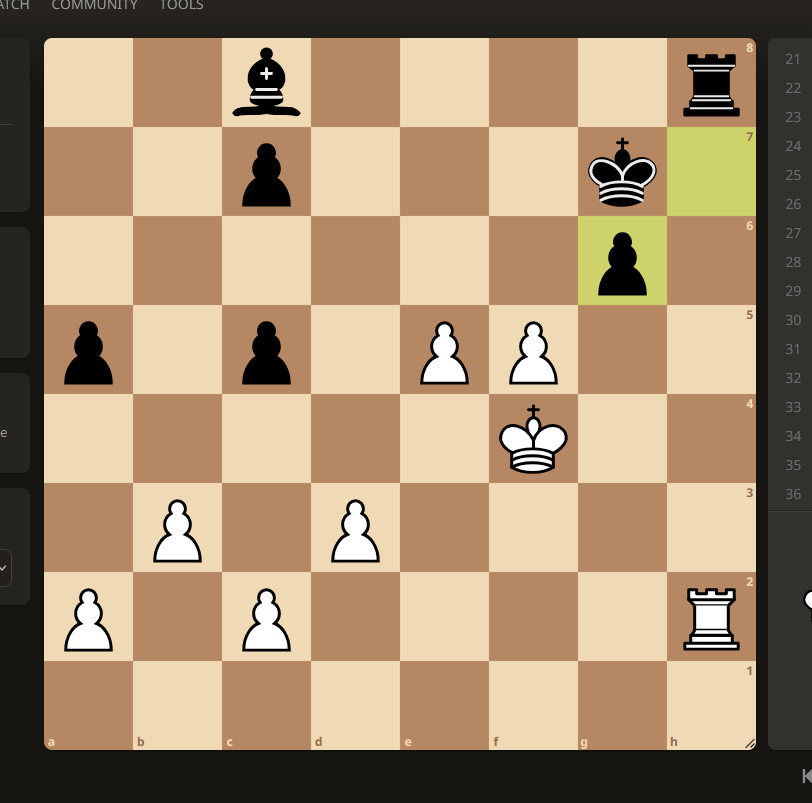
#> input picture images/chessboard.png, 812 x 803 px
$ python -i chessboard_finder.py   (imports and definitions only)
#> lines starting #> are read from the running program, lines starting #| are printed output that depends on the picture; after the words box and inside, x2 and y2 are one past the last pixel; in counts of white or black regions, pixels touching at a corner belong together
import numpy as np
import PIL.Image


def nonmax_suppress_1d(arr, winsize=5):
    _arr = arr.copy()
    for i in range(_arr.size):
        left_neighborhood = arr[max(0, i - winsize) : i] if i > 0 else 0
        right_neighborhood = (
            arr[i + 1 : min(arr.size - 1, i + winsize)] if i < _arr.size - 2 else 0
        )
        if arr[i] < np.max(left_neighborhood) or arr[i] <= np.max(right_neighborhood):
            _arr[i] = 0
    return _arr


def findChessboardCorners(img_arr_gray, noise_threshold=8000):
    gx, gy = np.gradient(img_arr_gray)
    gx_pos = gx.copy()
    gx_pos[gx_pos < 0] = 0
    gx_neg = -gx.copy()
    gx_neg[gx_neg < 0] = 0

    gy_pos = gy.copy()
    gy_pos[gy_pos < 0] = 0
    gy_neg = -gy.copy()
    gy_neg[gy_neg < 0] = 0

    hough_gx = gx_pos.sum(axis=1) * gx_neg.sum(axis=1)
    hough_gy = gy_pos.sum(axis=0) * gy_neg.sum(axis=0)

    if (
        min(hough_gx.std() / hough_gx.size, hough_gy.std() / hough_gy.size)
        < noise_threshold
    ):
        return None

    hough_gx = nonmax_suppress_1d(hough_gx) / hough_gx.max()
    hough_gy = nonmax_suppress_1d(hough_gy) / hough_gy.max()

    hough_gx[hough_gx < 0.2] = 0
    hough_gy[hough_gy < 0.2] = 0

    pot_lines_x = np.where(hough_gx)[0]
    pot_lines_y = np.where(hough_gy)[0]
    pot_lines_x_vals = hough_gx[pot_lines_x]
    pot_lines_y_vals = hough_gy[pot_lines_y]

    seqs_x = getAllSequences(pot_lines_x)
    seqs_y = getAllSequences(pot_lines_y)

    if len(seqs_x) == 0 or len(seqs_y) == 0:
        return None

    seqs_x_vals = [pot_lines_x_vals[[v in seq for v in pot_lines_x]] for seq in seqs_x]
    seqs_y_vals = [pot_lines_y_vals[[v in seq for v in pot_lines_y]] for seq in seqs_y]

    for i in range(len(seqs_x)):
        seq = seqs_x[i]
        seq_val = seqs_x_vals[i]

        if len(seq) > 9:
            while len(seq) > 7:
                if seq_val[0] > seq_val[-1]:
                    seq = seq[:-1]
                    seq_val = seq_val[:-1]
                else:
                    seq = seq[1:]
                    seq_val = seq_val[1:]

        seqs_x[i] = seq
        seqs_x_vals[i] = seq_val

    for i in range(len(seqs_y)):
        seq = seqs_y[i]
        seq_val = seqs_y_vals[i]

        while len(seq) > 9:
            if seq_val[0] > seq_val[-1]:
                seq = seq[:-1]
                seq_val = seq_val[:-1]
            else:
                seq = seq[1:]
                seq_val = seq_val[1:]

        seqs_y[i] = seq
        seqs_y_vals[i] = seq_val

    scores_x = np.array([np.mean(v) for v in seqs_x_vals])
    scores_y = np.array([np.mean(v) for v in seqs_y_vals])

    best_seq_x = seqs_x[scores_x.argmax()]
    best_seq_y = seqs_y[scores_y.argmax()]

    sub_seqs_x = [best_seq_x[k : k + 7] for k in range(len(best_seq_x) - 7 + 1)]
    sub_seqs_y = [best_seq_y[k : k + 7] for k in range(len(best_seq_y) - 7 + 1)]

    dx = np.median(np.diff(best_seq_x))
    dy = np.median(np.diff(best_seq_y))
    corners = np.zeros(4, dtype=int)

    corners[0] = int(best_seq_y[0] - dy)
    corners[1] = int(best_seq_x[0] - dx)
    corners[2] = int(best_seq_y[-1] + dy)
    corners[3] = int(best_seq_x[-1] + dx)

    gray_img_crop = PIL.Image.fromarray(img_arr_gray).crop(corners)

    k = 8
    quad = np.ones([k, k])
    kernel = np.vstack([np.hstack([quad, -quad]), np.hstack([-quad, quad])])
    kernel = np.tile(kernel, (4, 4))
    kernel = kernel / np.linalg.norm(kernel)

    k = 0
    final_corners = None
    best_score = None

    for i in range(len(sub_seqs_x)):
        for j in range(len(sub_seqs_y)):
            k = k + 1

            sub_corners = np.array(
                [
                    sub_seqs_y[j][0] - corners[0] - dy,
                    sub_seqs_x[i][0] - corners[1] - dx,
                    sub_seqs_y[j][-1] - corners[0] + dy,
                    sub_seqs_x[i][-1] - corners[1] + dx,
                ],
                dtype=int,
            )

            this_score = 0

            if (
                sub_corners[0] > 0
                and sub_corners[1] > 0
                and sub_corners[2] < np.min(gray_img_crop.size)
                and sub_corners[3] < np.min(gray_img_crop.size)
            ):
                this_score = 100
            else:
                this_score = -10

            if (best_score is None) or (this_score > best_score):
                best_score = this_score
                final_corners = (
                    corners[0] + sub_corners[0],
                    corners[1] + sub_corners[1],
                    corners[0] + sub_corners[2],
                    corners[1] + sub_corners[3],
                )
    return final_corners


def getAllSequences(seq, min_seq_len=7, err_px=5):
    seqs = []
    for i in range(seq.size - 1):
        for j in range(i + 1, seq.size):
            d = seq[j] - seq[i]
            if d < err_px or d > 100:
                continue

            s = [seq[i], seq[j]]
            n = s[-1] + d
            while np.abs((seq - n)).min() < err_px:
                n = seq[np.abs((seq - n)).argmin()]
                s.append(n)
                n = s[-1] + d

            if len(s) >= min_seq_len:
                s = np.array(s)
                seqs.append(s)
    return seqs


def getChessTilesColor(img, corners):
    if img.ndim != 3 or img.shape[2] != 3:
        print("Need RGB color image input")
        return None
    height, width, _ = img.shape

    padl_x = max(0, -corners[0])
    padl_y = max(0, -corners[1])
    padr_x = max(0, corners[2] - width)
    padr_y = max(0, corners[3] - height)

    img_padded = np.pad(img, ((padl_y, padr_y), (padl_x, padr_x), (0, 0)), mode="edge")

    chessboard_img = img_padded[
        (padl_y + corners[1]) : (padl_y + corners[3]),
        (padl_x + corners[0]) : (padl_x + corners[2]),
        :,
    ]

    chessboard_img_resized = (
        np.asarray(
            PIL.Image.fromarray(chessboard_img).resize([256, 256], PIL.Image.BILINEAR),
            dtype=np.float32,
        )
        / 255.0
    )

    tiles = np.zeros([32, 32, 3 * 64], dtype=np.float32)
    for rank in range(8):
        for file in range(8):
            tiles[:, :, 3 * (rank * 8 + file) : 3 * (rank * 8 + file + 1)] = (
                chessboard_img_resized[
                    (7 - rank) * 32 : ((7 - rank) + 1) * 32, file * 32 : (file + 1) * 32
                ]
            )

    return tiles


def getChessBoardGray(img, corners):
    height, width = img.shape

    padl_x = max(0, -corners[0])
    padl_y = max(0, -corners[1])
    padr_x = max(0, corners[2] - width)
    padr_y = max(0, corners[3] - height)

    img_padded = np.pad(img, ((padl_y, padr_y), (padl_x, padr_x)), mode="edge")

    chessboard_img = img_padded[
        (padl_y + corners[1]) : (padl_y + corners[3]),
        (padl_x + corners[0]) : (padl_x + corners[2]),
    ]

    chessboard_img_resized = (
        np.asarray(
            PIL.Image.fromarray(chessboard_img).resize([256, 256], PIL.Image.BILINEAR),
            dtype=np.uint8,
        )
        / 255.0
    )
    return chessboard_img_resized


def getChessTilesGray(img, corners):
    chessboard_img_resized = getChessBoardGray(img, corners)
    return getTiles(chessboard_img_resized)


def getTiles(processed_gray_img):
    tiles = np.zeros([32, 32, 64], dtype=np.float32)
    for rank in range(8):
        for file in range(8):
            tiles[:, :, (rank * 8 + file)] = processed_gray_img[
                (7 - rank) * 32 : ((7 - rank) + 1) * 32, file * 32 : (file + 1) * 32
            ]

    return tiles


def findGrayscaleTilesInImage(img):
    if img is None:
        return None, None

    img_arr = np.asarray(img.convert("L"), dtype=np.float32)

    corners = findChessboardCorners(img_arr)
    if corners is None:
        return None, None

    tiles = getChessTilesGray(img_arr, corners)

    return tiles, corners

>>> from PIL import Image
>>> picture = Image.open('../images/chessboard.png')
#> picture is the input picture: PIL image 812x803 RGBA; mean R, G, B, A 165.1, 140.7, 111.9, 255
>>> result = findGrayscaleTilesInImage(picture)
#> in findGrayscaleTilesInImage, `img_arr = np.asarray(img.convert("L"), dtype=np.float32)`:
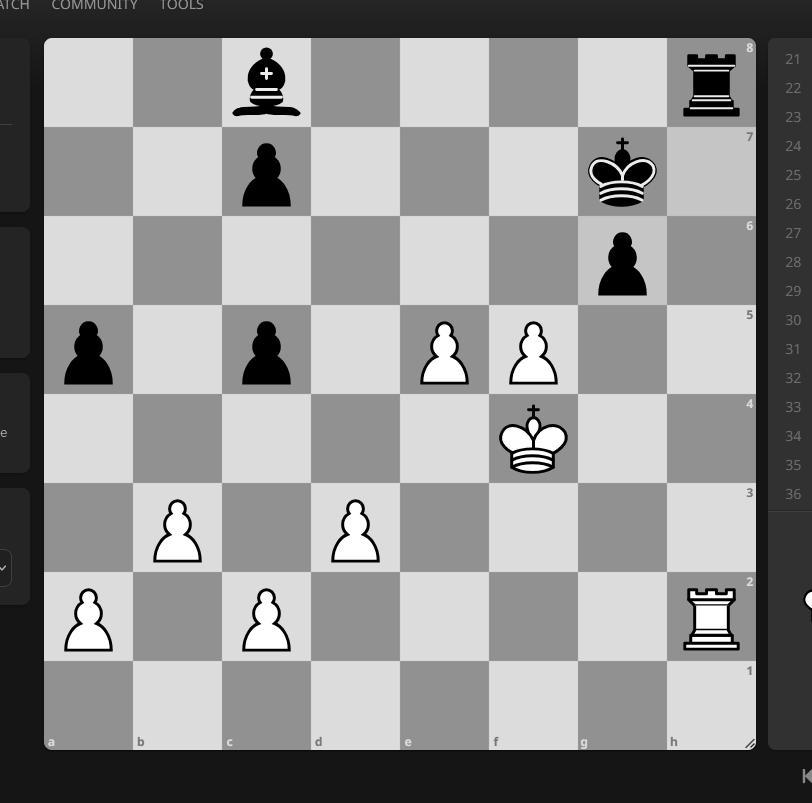
#> img_arr: shape (803, 812) float32; min 0, max 255, mean 144.7
#> in findChessboardCorners, `gx, gy = np.gradient(img_arr_gray)`:
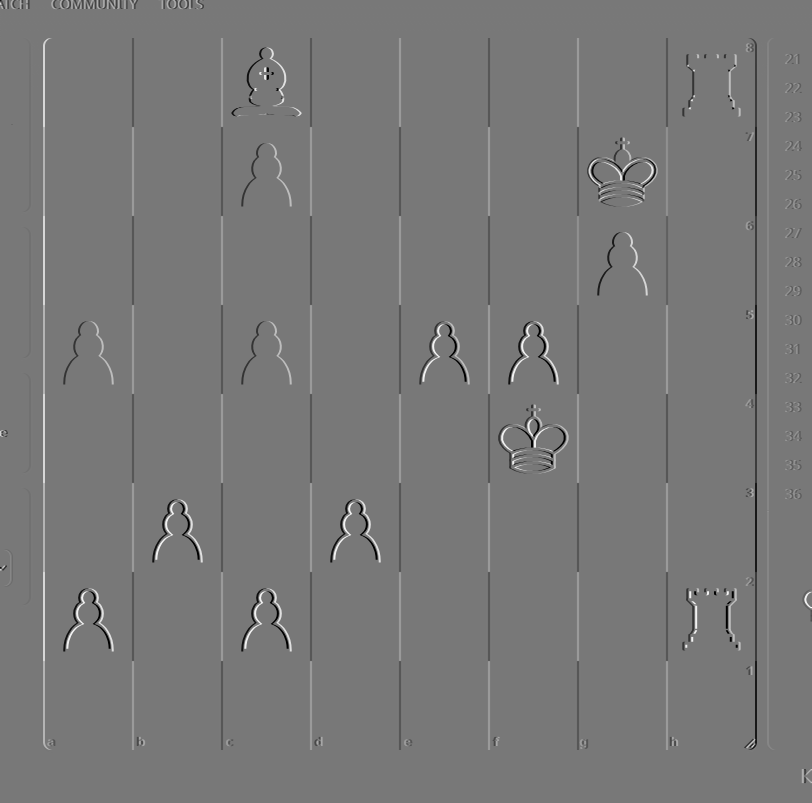
#> gy: shape (803, 812) float32; min -127.5, max 142, mean 0; drawn with min black and max white
#> in findChessboardCorners, `gx_pos[gx_pos < 0] = 0`:
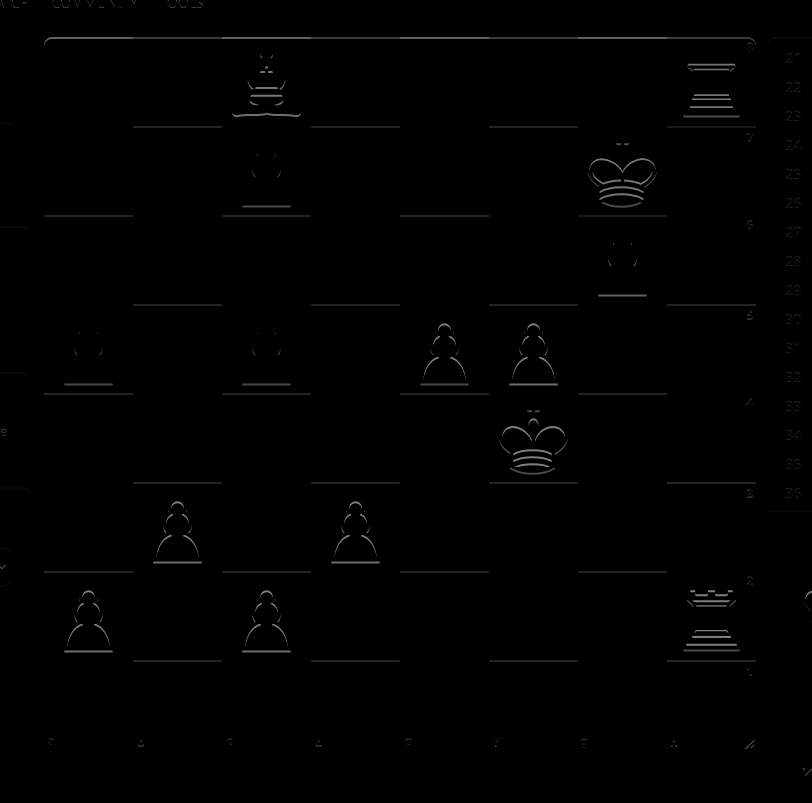
#> gx_pos: shape (803, 812) float32; min 0, max 127.5, mean 1.2
#> in findChessboardCorners, `gx_neg[gx_neg < 0] = 0`: gx_neg: shape (803, 812) float32; min 0, max 127.5, mean 1.3
#> in findChessboardCorners, `gy_pos[gy_pos < 0] = 0`:
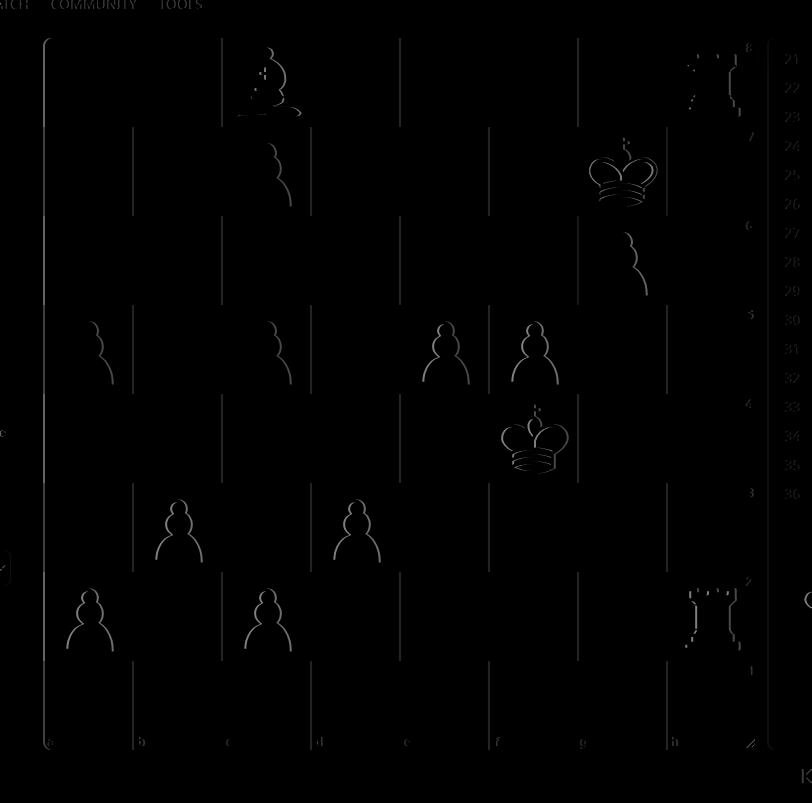
#> gy_pos: shape (803, 812) float32; 4.59% of pixels changed, all inside (x1, y1, x2, y2) = (0, 0, 812, 784)
#> in findChessboardCorners, `gy_neg[gy_neg < 0] = 0`:
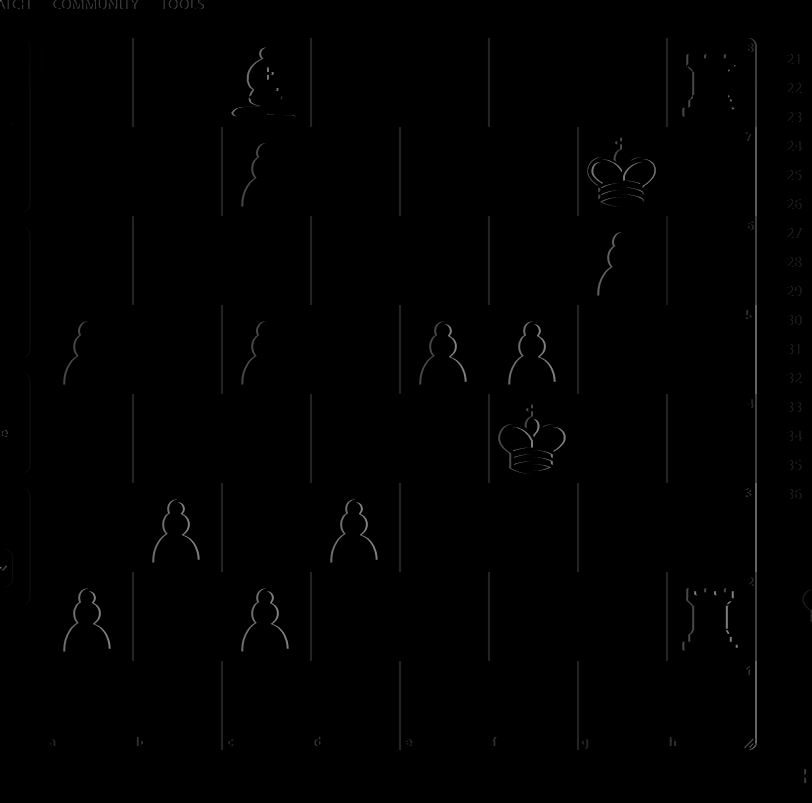
#> gy_neg: shape (803, 812) float32; min 0, max 127.5, mean 1.1
#> in findChessboardCorners, `hough_gx = gx_pos.sum(axis=1) * gx_neg.sum(axis=1)`: hough_gx = 803 values, max 159794128 at index 571, min 0 at index 9, mean 3160721.2
#> in findChessboardCorners, `hough_gy = gy_pos.sum(axis=0) * gy_neg.sum(axis=0)`: hough_gy = 812 values, max 164242368 at index 132, min 0 at index 127, mean 2995534.8
#> the loop in nonmax_suppress_1d, `for i in range(_arr.size):` made 803 passes
#> (left_neighborhood, right_neighborhood) on passes 1 to 3: (0, [791332, 768442.5, 457753, 380764.5]), ([1435580], [768442.5, 457753, 380764.5, 511689.8]), ([1435580, 791332], [457753, 380764.5, 511689.8, 954456.8])
#> in findChessboardCorners, `hough_gx = nonmax_suppress_1d(hough_gx) / hough_gx.max()`: hough_gx = 803 values, max 1 at index 571, min 0 at index 1, mean 0.00934
#> the loop in nonmax_suppress_1d (call 2), `for i in range(_arr.size):` made 812 passes
#> (left_neighborhood, right_neighborhood) on passes 1 to 3: (0, [95410, 169736.5, 68643, 61491]), ([287712], [169736.5, 68643, 61491, 88653.5]), ([287712, 95410], [68643, 61491, 88653.5, 173090])
#> in findChessboardCorners, `hough_gy = nonmax_suppress_1d(hough_gy) / hough_gy.max()`: hough_gy = 812 values, max 1 at index 132, min 0 at index 1, mean 0.0085
#> in findChessboardCorners, `pot_lines_x = np.where(hough_gx)[0]`: pot_lines_x = [126, 215, 305, 394, 483, 571, 661]
#> in findChessboardCorners, `pot_lines_y = np.where(hough_gy)[0]`: pot_lines_y = [132, 221, 311, 400, 488, 577, 666]
#> in findChessboardCorners, `pot_lines_x_vals = hough_gx[pot_lines_x]`: pot_lines_x_vals = [0.922, 0.845, 0.922, 0.996, 0.996, 1, 0.996]
#> in findChessboardCorners, `pot_lines_y_vals = hough_gy[pot_lines_y]`: pot_lines_y_vals = [1, 0.969, 0.969, 0.969, 0.969, 0.897, 0.821]
#> after the loop in getAllSequences, `for i in range(seq.size - 1):`: seqs = [[126, 215, 305, 394, 483, 571, 661]]
#> in findChessboardCorners, `seqs_y = getAllSequences(pot_lines_y)`: seqs_y = [[132, 221, 311, 400, 488, 577, 666]]
#> in findChessboardCorners, `seqs_x_vals = [pot_lines_x_vals[[v in seq for v in pot_lines_x]] for s..`: seqs_x_vals = [[0.922, 0.845, 0.922, 0.996, 0.996, 1, 0.996]]
#> in findChessboardCorners, `seqs_y_vals = [pot_lines_y_vals[[v in seq for v in pot_lines_y]] for s..`: seqs_y_vals = [[1, 0.969, 0.969, 0.969, 0.969, 0.897, 0.821]]
#> the loop in findChessboardCorners, `for i in range(len(seqs_x)):` made 1 pass
#> the loop in findChessboardCorners, `for i in range(len(seqs_y)):` made 1 pass
#> in findChessboardCorners, `scores_x = np.array([np.mean(v) for v in seqs_x_vals])`: scores_x = [0.954]
#> in findChessboardCorners, `scores_y = np.array([np.mean(v) for v in seqs_y_vals])`: scores_y = [0.942]
#> in findChessboardCorners, `best_seq_x = seqs_x[scores_x.argmax()]`: best_seq_x = [126, 215, 305, 394, 483, 571, 661]
#> in findChessboardCorners, `best_seq_y = seqs_y[scores_y.argmax()]`: best_seq_y = [132, 221, 311, 400, 488, 577, 666]
#> in findChessboardCorners, `sub_seqs_x = [best_seq_x[k : k + 7] for k in range(len(best_seq_x) - 7..`: sub_seqs_x = [[126, 215, 305, 394, 483, 571, 661]]
#> in findChessboardCorners, `sub_seqs_y = [best_seq_y[k : k + 7] for k in range(len(best_seq_y) - 7..`: sub_seqs_y = [[132, 221, 311, 400, 488, 577, 666]]
#> in findChessboardCorners, `dx = np.median(np.diff(best_seq_x))`: dx = 89
#> in findChessboardCorners, `gray_img_crop = PIL.Image.fromarray(img_arr_gray).crop(corners)`:
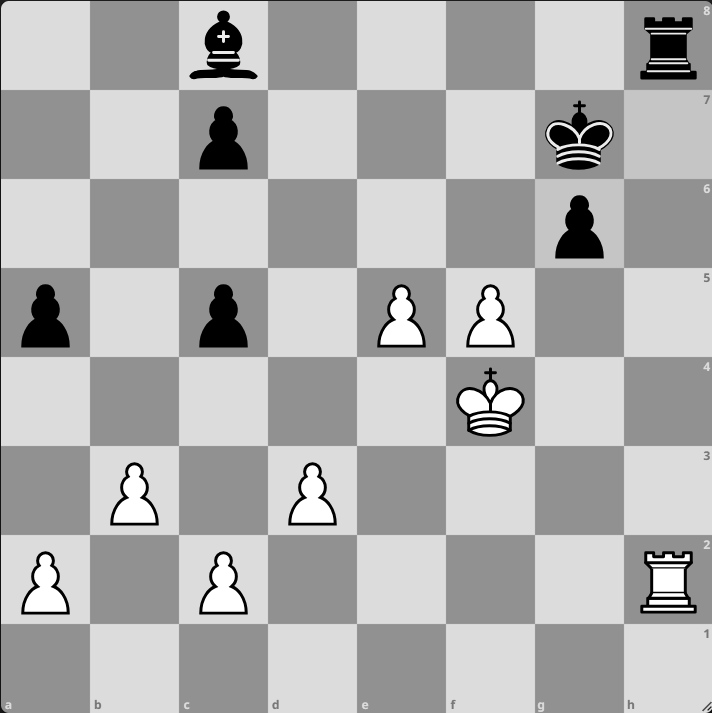
#> gray_img_crop: PIL image 712x713 F; min 0, max 255, mean 176.5
#> the loop in findChessboardCorners, `for i in range(len(sub_seqs_x)):` made 1 pass
#> after the loop in findChessboardCorners, `for i in range(len(sub_seqs_x)):`: best_score = -10; final_corners = (43, 37, 755, 750); k = 1
#> in findGrayscaleTilesInImage, `corners = findChessboardCorners(img_arr)`: corners = (43, 37, 755, 750)
#> in getChessBoardGray, `padl_x = max(0, -corners[0])`: padl_x = 0
#> in getChessBoardGray, `chessboard_img_resized = ( np.asarray( PIL.Image.fromarray(chessboard_..`:
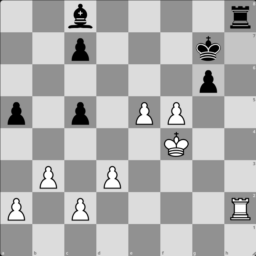
#> chessboard_img_resized: shape (256, 256) float64; min 0, max 1, mean 0.692
